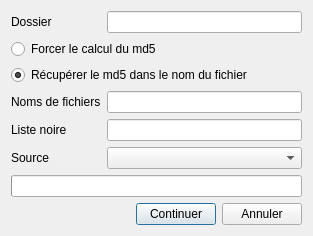
<?xml version="1.0" encoding="UTF-8"?>
<ui version="4.0">
 <class>BlacklistFix</class>
 <widget class="QDialog" name="BlacklistFix">
  <property name="geometry">
   <rect>
    <x>0</x>
    <y>0</y>
    <width>313</width>
    <height>220</height>
   </rect>
  </property>
  <property name="windowTitle">
   <string>Réparateur de liste noire</string>
  </property>
  <property name="windowIcon">
   <iconset resource="../resources.qrc">
    <normaloff>:/images/icon.ico</normaloff>:/images/icon.ico</iconset>
  </property>
  <layout class="QFormLayout" name="formLayout">
   <item row="0" column="0">
    <widget class="QLabel" name="label">
     <property name="text">
      <string>Dossier</string>
     </property>
    </widget>
   </item>
   <item row="0" column="1">
    <widget class="QLineEdit" name="lineFolder"/>
   </item>
   <item row="1" column="0" colspan="2">
    <widget class="QRadioButton" name="radioForce">
     <property name="text">
      <string>Forcer le calcul du md5</string>
     </property>
    </widget>
   </item>
   <item row="2" column="0" colspan="2">
    <widget class="QRadioButton" name="radioFilename">
     <property name="text">
      <string>Récupérer le md5 dans le nom du fichier</string>
     </property>
     <property name="checked">
      <bool>true</bool>
     </property>
    </widget>
   </item>
   <item row="3" column="0">
    <widget class="QLabel" name="label_2">
     <property name="text">
      <string>Noms de fichiers</string>
     </property>
    </widget>
   </item>
   <item row="3" column="1">
    <widget class="QLineEdit" name="lineFilename"/>
   </item>
   <item row="4" column="0">
    <widget class="QLabel" name="label_3">
     <property name="text">
      <string>Liste noire</string>
     </property>
    </widget>
   </item>
   <item row="4" column="1">
    <widget class="QLineEdit" name="lineBlacklist"/>
   </item>
   <item row="5" column="0">
    <widget class="QLabel" name="label_4">
     <property name="text">
      <string>Source</string>
     </property>
    </widget>
   </item>
   <item row="5" column="1">
    <widget class="QComboBox" name="comboSource"/>
   </item>
   <item row="6" column="0" colspan="2">
    <widget class="QProgressBar" name="progressBar">
     <property name="enabled">
      <bool>true</bool>
     </property>
     <property name="format">
      <string>%v/%m</string>
     </property>
    </widget>
   </item>
   <item row="7" column="0" colspan="2">
    <layout class="QHBoxLayout" name="horizontalLayout_4">
     <item>
      <spacer name="horizontalSpacer">
       <property name="orientation">
        <enum>Qt::Horizontal</enum>
       </property>
       <property name="sizeHint" stdset="0">
        <size>
         <width>40</width>
         <height>20</height>
        </size>
       </property>
      </spacer>
     </item>
     <item>
      <widget class="QPushButton" name="buttonContinue">
       <property name="text">
        <string>Continuer</string>
       </property>
      </widget>
     </item>
     <item>
      <widget class="QPushButton" name="buttonCancel">
       <property name="text">
        <string>Annuler</string>
       </property>
      </widget>
     </item>
    </layout>
   </item>
  </layout>
 </widget>
 <resources>
  <include location="../resources.qrc"/>
 </resources>
 <connections/>
</ui>
